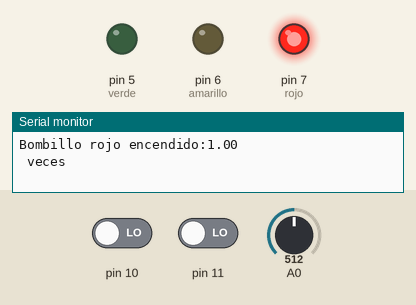
This sketch was run on a simulated Arduino Uno, built with avr-gcc and run on an emulated ATmega328P. On the bench: output pins drawn as LEDs (lit = HIGH), the last lines printed to the serial monitor. Dashed ring = blinking. The inputs (shaded band) are chosen by the test bench; at power-on: A0 = 512, pin 11 LOW, pin 10 LOW.

Above: at 1.3 s.
1.4 s: A0 set to 465
4.6 s: A0 set to 438
6.7 s: pin 11 driven HIGH
At 8.1 s:
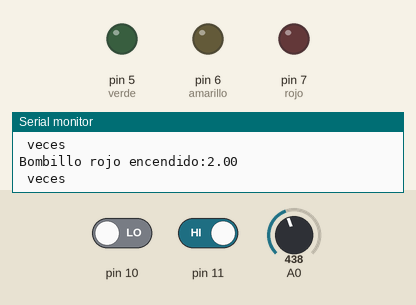
8.4 s: pin 10 driven HIGH
At 8.8 s:
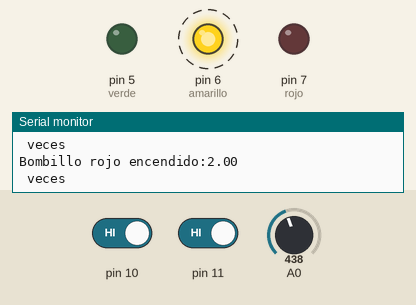
11.6 s: pin 10 driven LOW
At 12.4 s:
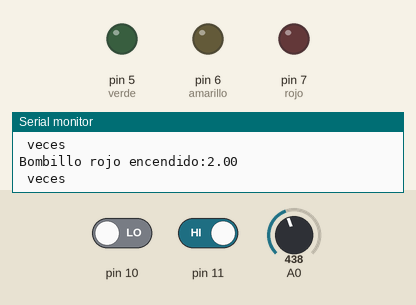
13.4 s: pin 11 driven LOW
At 14.6 s:
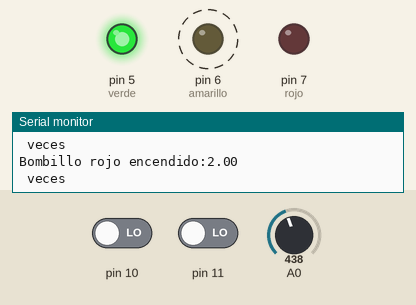
Timing chart, 0 to 17.6 s (numbered marks = the images above; inputs shaded):
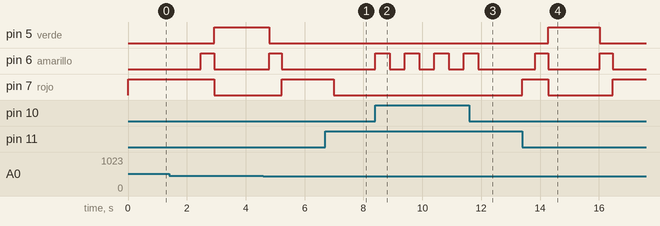

Measured:
- after the input at 6.7 s, pin 5 (verde): stays LOW (without the input it goes to HIGH after 1.2 s); pin 6 (amarillo): stays LOW (without the input it goes to HIGH after 0.72 s); pin 7 (rojo): HIGH → LOW after 0.28 s instead of 1.2 s
- after the input at 8.4 s, pin 6 (amarillo): alternates HIGH for 0.50 s and LOW for 0.50 s, starting at once
- after the input at 11.6 s, pin 6 (amarillo): goes on until 11.9 s, then stays LOW
- after the input at 13.4 s, pin 5 (verde): LOW → HIGH after 0.88 s, → LOW 1.8 s later; pin 6 (amarillo): alternates HIGH for 0.44 s and LOW for 1.8 s, starting after 0.44 s; pin 7 (rojo): LOW → HIGH at once, → LOW 0.88 s later, → HIGH 2.2 s later

The sketch:

4_semaforo_2_arreglado1.ino
```cpp
// C++ code
////eddy santiago ramirez y marlon camilo rada archila
//microcontroladores
//ficha 2674489

int rojo=7;
int amarillo=6;
int verde=5;
float contadorRojo=0;
float X;

void paro()
 {
  X=analogRead(A0);
  while(digitalRead(11)==HIGH)
   {
    digitalWrite(rojo, LOW);
    digitalWrite(amarillo, LOW);
    digitalWrite(verde, LOW);

    while(digitalRead(10)==HIGH&&digitalRead(11)==HIGH)
        {
           digitalWrite(rojo, LOW);
           digitalWrite(verde, LOW);
           digitalWrite(amarillo, HIGH);
           delay(500);
           digitalWrite(amarillo, LOW);
           delay(500);
        }
   }
 }


void setup()
{
  pinMode(11, INPUT);
  pinMode(10, INPUT);
  pinMode(A0, INPUT);
  pinMode(rojo, OUTPUT);
  pinMode(amarillo, OUTPUT);
  pinMode(verde, OUTPUT);
   Serial.begin(9600);

}

void loop()
{

  contadorRojo ++;
  Serial.print("Bombillo rojo encendido:");
  Serial.println(contadorRojo);
  Serial.println(" veces ");

   paro();
    digitalWrite(rojo, HIGH);
    digitalWrite(amarillo, LOW);
    digitalWrite(verde, LOW);
    delay(X*(1500/1023));
  paro();
    digitalWrite(rojo, HIGH);
    digitalWrite(amarillo, LOW);
    digitalWrite(verde, LOW);
    delay(X*(1500/1023));
  paro();
    digitalWrite(rojo, HIGH);
    digitalWrite(amarillo, LOW);
    digitalWrite(verde, LOW);
    delay(X*(1500/1023));
  paro();
    digitalWrite(rojo, HIGH);
    digitalWrite(amarillo, LOW);
    digitalWrite(verde, LOW);
    delay(X*(1500/1023));
  paro();
    digitalWrite(rojo, HIGH);
    digitalWrite(amarillo, LOW);
    digitalWrite(verde, LOW);
    delay(X*(1500/1023));
  paro();
    digitalWrite(rojo, HIGH);
    digitalWrite(amarillo, HIGH);
    digitalWrite(verde, LOW);
    delay(X*(1500/1023));
  paro();
    digitalWrite(rojo, LOW);
    digitalWrite(amarillo, LOW);
    digitalWrite(verde, HIGH);
    delay(X*(4500/1023));
 paro();
    digitalWrite(rojo, LOW);
    digitalWrite(amarillo, HIGH);
    digitalWrite(verde, LOW);
    delay(X*(1500/1023));
  paro();

}


  
```
